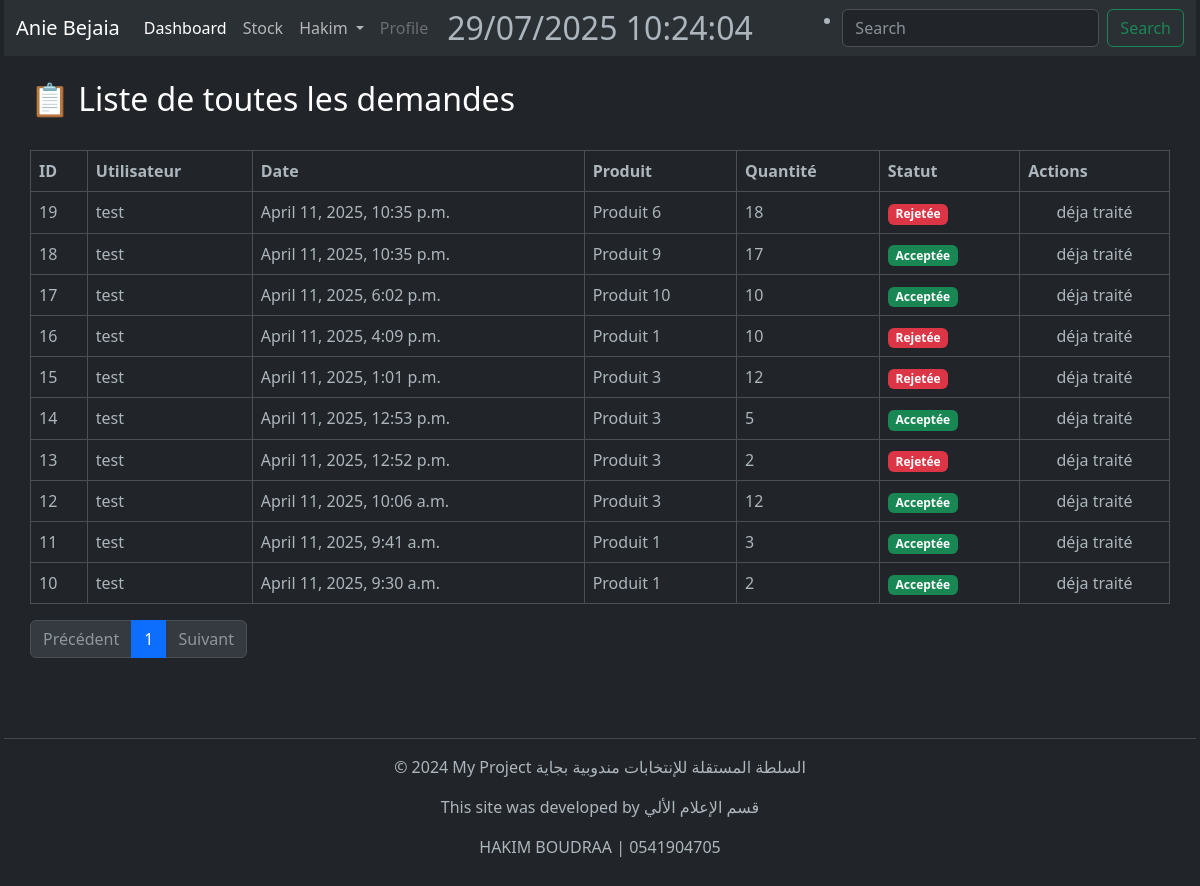
Before: /all-demands/ (signed in) with the older database file.
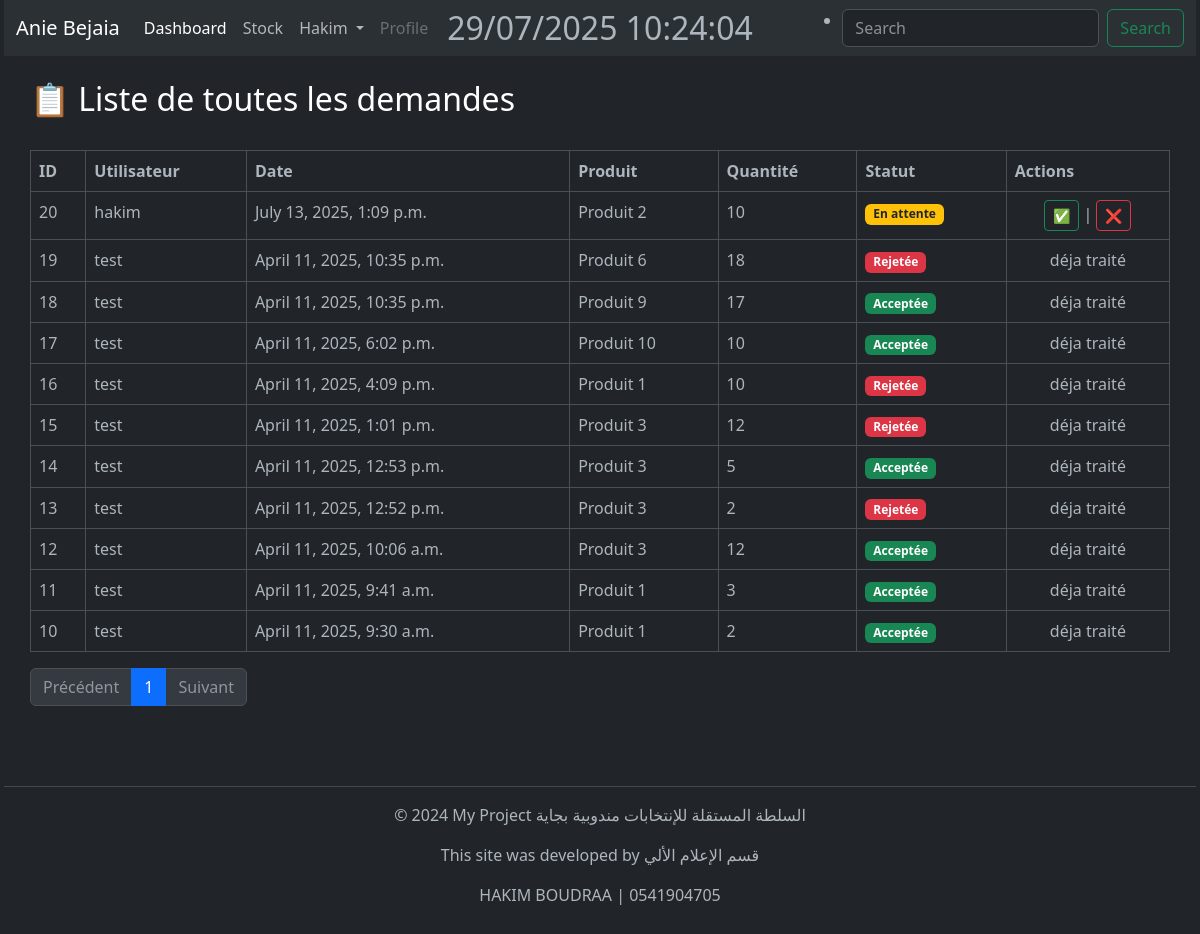
After: the same page with the newer database file.
### StockApp/models.py (models this page shows, shortened)
class DemandClass(models.Model):
    STATUS_CHOICES = [
        ('pending', 'En attente'),
        ('accepted', 'Acceptée'),
        ('rejected', 'Rejetée'),
    ]
    user = models.ForeignKey(User, on_delete=models.CASCADE)
    name_demand = models.ForeignKey(Product, on_delete=models.CASCADE)
    quantity = models.PositiveIntegerField()
    date = models.DateTimeField(auto_now_add=True)
    status = models.CharField(max_length=10, choices=STATUS_CHOICES, default='pending')

class Product(models.Model):
    user = models.ForeignKey(
        User, related_name="products", on_delete=models.DO_NOTHING
    )
    name = models.CharField(max_length=100)
    description = tinymce_models.HTMLField(blank=True, null=True)
    category = models.ForeignKey("Category", on_delete=models.CASCADE)
    quantity = models.IntegerField(default=1)
    price = models.DecimalField(max_digits=10, decimal_places=2, default=1)
    expiration_date = models.DateField(null=True, blank=True)

### StockApp/views.py (the view)
# urls.py: path('all-demands/', views.all_demands, name='all_demands'),
@staff_member_required
def all_demands(request):
    list_demand = DemandClass.objects.all().order_by('-date')
    paginator = Paginator(list_demand, 20)
    page_number = request.GET.get("page")
    page_obj = paginator.get_page(page_number)
    return render(request, 'all_demands.html', {
        'page_obj': page_obj
    })

### StockApp/templates/all_demands.html (shortened to what this page needs)
{% extends 'base.html' %}
{% load static %}
{% block content %}
<br>
<h2>📋 Liste de toutes les demandes</h2>
<br>
<table class="table table-bordered text-light">
  <thead>
    <tr>
      <th>ID</th>
      <th>Utilisateur</th>
      <th>Date</th>
      <th>Produit</th>
      <th>Quantité</th>
      <th>Statut</th>
      <th>Actions</th>
    </tr>
  </thead>
  <tbody>
    {% for demand in page_obj %}
      <tr>
        <td>{{ demand.id }}</td>
        <td>{{ demand.user }}</td>
        <td>{{ demand.date }}</td>
        <td>{{ demand.name_demand.name }}</td>
        <td>{{ demand.quantity }}</td>
        <td>
          {% if demand.status == 'pending' %}
            <span class="badge bg-warning text-dark">En attente</span>
          {% elif demand.status == 'accepted' %}
            <span class="badge bg-success">Acceptée</span>
          {% elif demand.status == 'rejected' %}
            <span class="badge bg-danger">Rejetée</span>
          {% else %}
            <span class="badge bg-secondary">Inconnue</span>
          {% endif %}
        </td>
        <td class="text-center">
          {% if demand.status == 'pending' %}
            <button class="btn btn-outline-success btn-sm" onclick="confirmStatus('{{ demand.id }}', 'accepted')">✅</button>
            |
            <button class="btn btn-outline-danger btn-sm" onclick="confirmStatus('{{ demand.id }}', 'rejected')">❌</button>
          {% else %}
          déja traité
          {% endif %}
        </td>
      </tr>
    {% endfor %}
  </tbody>
</table>
<nav aria-label="Page navigation example">
  <ul class="pagination">
    {% if page_obj.has_previous %}
      <li class="page-item">
        <a class="page-link" href="?page={{ page_obj.previous_page_number }}">Précédent</a>
      </li>
    {% else %}
      <li class="page-item disabled">
        <a class="page-link" href="#">Précédent</a>
      </li>
    {% endif %}
    {% for num in page_obj.paginator.page_range %}
      {% if page_obj.number == num %}
        <li class="page-item active">
          <a class="page-link" href="#">{{ num }}</a>
        </li>
      {% else %}
        <li class="page-item">
          <a class="page-link" href="?page={{ num }}">{{ num }}</a>
        </li>
      {% endif %}
    {% endfor %}
    {% if page_obj.has_next %}
      <li class="page-item">
        <a class="page-link" href="?page={{ page_obj.next_page_number }}">Suivant</a>
      </li>
    {% else %}
      <li class="page-item disabled">
        <a class="page-link" href="#">Suivant</a>
      </li>
    {% endif %}
  </ul>
</nav>
{% endblock %}

Changed rows visible on the page:
added DemandClass: id "20", user "hakim", date "July 13, 2025, 1:09 p.m.", name_demand.name "Produit 2", quantity "10", status "En attente"
